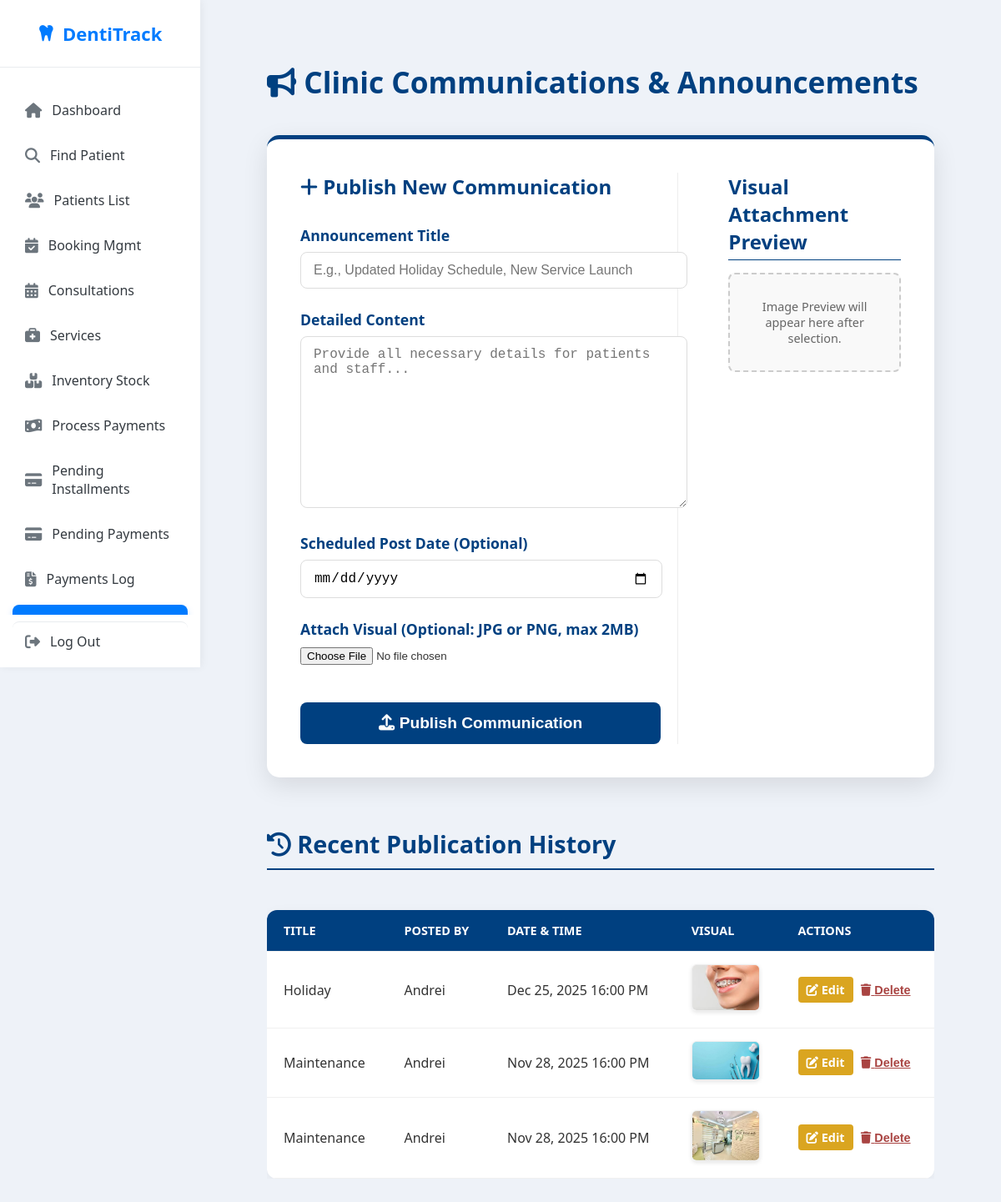
The app's page /secretary/create_announcements.php (signed in) with its own data.
### tables this page shows
CREATE TABLE `announcements` (
  `announcement_id` int(11) NOT NULL,
  `title` varchar(255) NOT NULL,
  `content` text NOT NULL,
  `posted_by` int(11) NOT NULL,
  `posted_at` timestamp NOT NULL DEFAULT current_timestamp(),
  `image` varchar(255) DEFAULT NULL
);

CREATE TABLE `users` (
  `user_id` int(11) NOT NULL,
  `username` varchar(50) NOT NULL,
  `email` varchar(255) DEFAULT NULL,
  `password_hash` varchar(255) NOT NULL,
  `otp_code` varchar(10) DEFAULT NULL,
  `otp_expiry` datetime DEFAULT NULL,
  `role` enum('patient','secretary','doctor','admin') NOT NULL,
  `created_at` datetime DEFAULT current_timestamp(),
  `updated_at` datetime DEFAULT current_timestamp() ON UPDATE current_timestamp(),
  `remember_token` varchar(255) DEFAULT NULL,
  `remember_selector` varchar(32) DEFAULT NULL,
  `verification_expiry` datetime DEFAULT NULL,
  `verification_token` varchar(6) DEFAULT NULL,
  `is_verified` tinyint(1) NOT NULL DEFAULT 0
);

### secretary/create_announcements.php (the view, shortened to what this page needs)
<?php
require_once '../config/db_conn.php';
$error = '';
$title = '';
$content = '';
$post_date = '';
$is_editing = false;
$current_announcement_id = null;
try {
    if ($pdo) {
        $sql = "SELECT
                    A.*,
                    U.username AS poster_name
                FROM announcements A
                JOIN users U ON A.posted_by = U.user_id
                ORDER BY posted_at DESC";
        $stmt = $pdo->query($sql);
        $announcements = $stmt->fetchAll(PDO::FETCH_ASSOC);
    } else {
        $announcements = [];
    }
} catch (Exception $e) {
    $announcements = [];
    $error = $error ?: "Failed to load announcement history. " . htmlspecialchars($e->getMessage());
}
?>
<!DOCTYPE html>
<html lang="en">
<head>
    <link rel="stylesheet" href="https://cdnjs.cloudflare.com/ajax/libs/font-awesome/6.4.0/css/all.min.css" />
</head>
<body>
<div class="sidebar">
    <div class="sidebar-header">
        <i class="fas fa-tooth"></i> DentiTrack
    </div>
    <nav class="sidebar-nav">
        <a href="secretary_dashboard.php"><i class="fas fa-home"></i> Dashboard</a>
        <a href="find_patient.php" ><i class="fas fa-search"></i> Find Patient</a>
        <a href="view_patients.php"><i class="fas fa-users"></i> Patients List</a>
        <a href="online_bookings.php"><i class="fas fa-calendar-check"></i> Booking Mgmt</a>
        <a href="appointments.php"><i class="fas fa-calendar-alt"></i> Consultations</a>
        <a href="services_list.php"><i class="fas fa-briefcase-medical"></i> Services</a>
        <a href="inventory.php"><i class="fas fa-boxes"></i> Inventory Stock</a>
        <a href="payments.php"><i class="fas fa-money-bill-wave"></i> Process Payments</a>
         <a href="pending_installments.php" ><i class="fas fa-credit-card"></i> Pending Installments</a>
         <a href="pending_payments.php"><i class="fas fa-credit-card"></i> Pending Payments</a>
        <a href="payment_logs.php" ><i class="fas fa-file-invoice-dollar"></i> Payments Log</a>
        <a href="create_announcements.php" class = "active" ><i class="fas fa-bullhorn"></i> Announcements</a>
    </nav>
    <a href="logout.php" class="logout"><i class="fas fa-sign-out-alt"></i> Log Out</a>
</div>
<main class="main-content">
    <h1><i class="fas fa-bullhorn"></i> Clinic Communications & Announcements</h1>
    <div class="page-container">
        <div class="form-section">
            <h2 style="color: var(--color-primary); font-weight: 600; margin-bottom: 30px; font-size: 1.5rem; margin-top: 0;">
                <i class="fas fa-<?= $is_editing ? 'edit' : 'plus' ?>"></i>
                <?= $is_editing ? 'Edit Existing Announcement (ID: ' . $current_announcement_id . ')' : 'Publish New Communication' ?>
            </h2>
            <form method="POST" enctype="multipart/form-data">
                <label for="title">Announcement Title</label>
                <input type="text" id="title" name="title" value="<?= htmlspecialchars($title) ?>" required placeholder="E.g., Updated Holiday Schedule, New Service Launch" />
                <label for="content">Detailed Content</label>
                <textarea id="content" name="content" rows="10" required placeholder="Provide all necessary details for patients and staff..."><?= htmlspecialchars($content) ?></textarea>
                <label for="post_date">Scheduled Post Date (Optional)</label>
                <input type="date" id="post_date" name="post_date"
                        value="<?= htmlspecialchars($post_date) ?>"
                        min="<?= date('Y-m-d') ?>"
                        style="width: calc(100% - 30px);" />
                <label for="image">Attach Visual (Optional: JPG or PNG, max 2MB)</label>
                <input type="file" id="image" name="image" accept="image/png, image/jpeg" />
                <button type="submit" class="submit-button">
                    <i class="fas fa-upload"></i>
                    <?= $is_editing ? 'Update Announcement' : 'Publish Communication' ?>
                </button>
            </form>
        </div>
        <div class="preview-section">
            <h3 style="color: var(--color-primary); font-weight: 600; font-size: 1.5rem; margin-top: 0;">Visual Attachment Preview</h3>
            <div class="image-preview-box">
                <p style="color: #666; font-size: 0.9em;">Image Preview will appear here after selection.</p>
            </div>
        </div>
    </div>
    <div class="history-section" style="max-width: 1200px; margin: 0 auto;">
        <h2><i class="fas fa-history"></i> Recent Publication History</h2>
        <div style="overflow-x: auto;">
        <table class="history-table">
            <thead>
                <tr>
                    <th>Title</th>
                    <th>Posted By</th>
                    <th>Date & Time</th>
                    <th>Visual</th>
                    <th>Actions</th> </tr>
            </thead>
            <tbody>
                <?php if (empty($announcements)): ?>
                    <tr>
                        <td colspan="5" style="text-align: center; color: #666; padding: 20px;">No announcements have been published yet.</td>
                    </tr>
                <?php else: ?>
                    <?php foreach ($announcements as $row): ?>
                        <tr>
                            <td><?= htmlspecialchars($row['title']) ?></td>
                            <td><?= htmlspecialchars($row['poster_name'] ?? 'User ID: ' . $row['posted_by']) ?></td>
                            <td><?= date('M d, Y H:i A', strtotime($row['posted_at'])) ?></td>
                            <td>
                                <?php
                                if (!empty($row['image'])):
                                ?>
                                    <a href="../uploads/announcements/<?= htmlspecialchars($row['image']) ?>" target="_blank">
                                        <img src="../uploads/announcements/<?= htmlspecialchars($row['image']) ?>" alt="Image" style="max-width: 80px; max-height: 80px; object-fit: cover; border-radius: 6px;" />
                                    </a>
                                <?php else: ?>
                                    <em>None</em>
                                <?php endif; ?>
                            </td>
                            <td>
                                <a href="?edit_id=<?= $row['announcement_id'] ?>" class="action-link edit-btn"><i class="fas fa-edit"></i> Edit</a>
                                <form method="POST" style="display: inline;" onsubmit="return confirm('Are you sure you want to delete the announcement titled: \'<?= addslashes(htmlspecialchars($row['title'])) ?>\'? This action is irreversible.');">
                                    <button type="submit" class="delete-btn"><i class="fas fa-trash"></i> Delete</button>
                                </form>
                            </td>
                        </tr>
                    <?php endforeach; ?>
                <?php endif; ?>
            </tbody>
        </table>
        </div>
    </div>
</main>
</body>
</html>

### records on screen
announcements: title "Holiday", posted_by.username "Andrei", posted_at "Dec 25, 2025 16:00 PM", image (picture)
announcements: title "Maintenance", posted_by.username "Andrei", posted_at "Nov 28, 2025 16:00 PM", image (picture)
announcements: title "Maintenance", posted_by.username "Andrei", posted_at "Nov 28, 2025 16:00 PM", image (picture)
